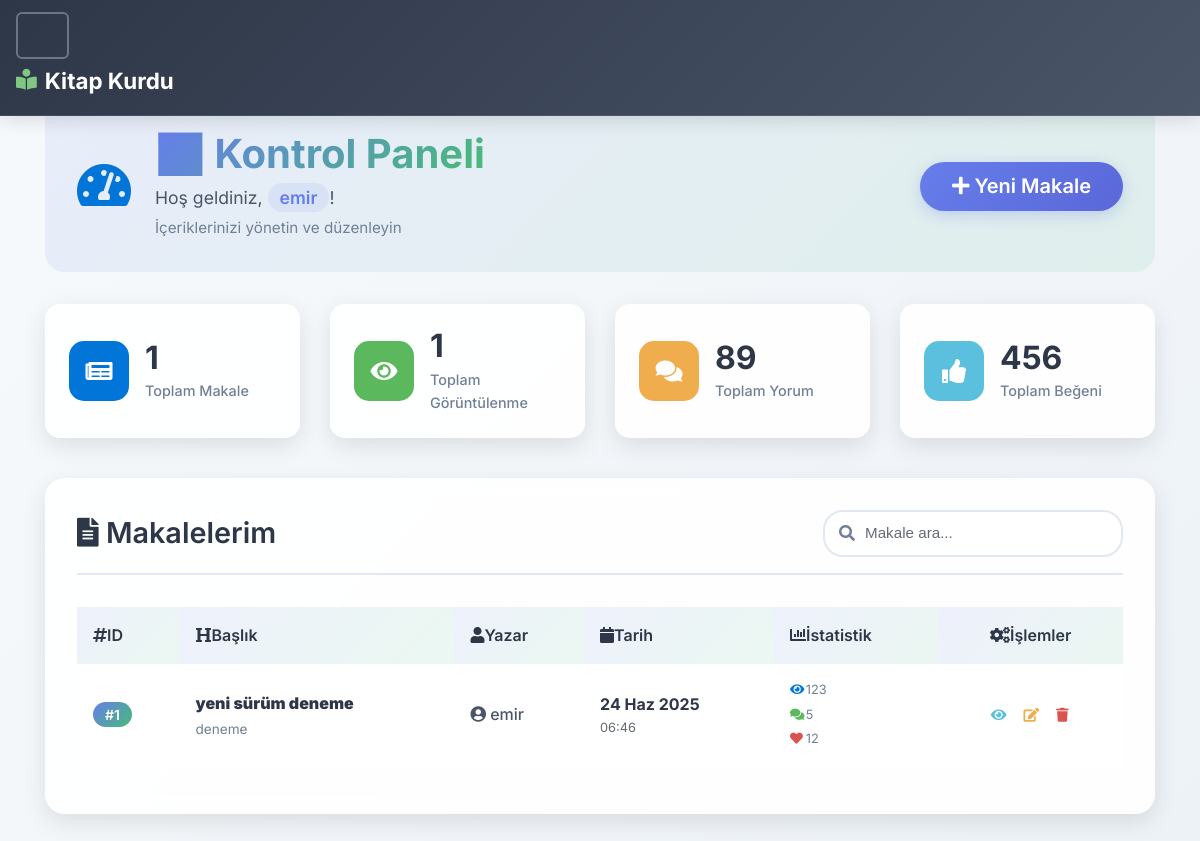
Screenshot of /articles/dashboard/ (signed in) with the database file from the repository.
### article/models.py (models this page shows, shortened)
class Article(models.Model):
    author = models.ForeignKey("auth.User",on_delete = models.CASCADE,verbose_name = "Yazar ")
    title = models.CharField(max_length = 50,verbose_name = "Başlık")
    content = RichTextField()
    created_date = models.DateTimeField(auto_now_add=True,verbose_name="Oluşturulma Tarihi")
    article_image = models.FileField(blank = True,null = True,verbose_name="Makaleye Fotoğraf Ekleyin")
    class Meta:
        ordering = ['-created_date']

### article/views.py (the view)
# urls.py: path('dashboard/',views.dashboard,name = "dashboard"),
@login_required(login_url = "user:login")
def dashboard(request):
    articles = Article.objects.filter(author = request.user)
    context = {
        "articles":articles
    }
    return render(request,"dashboard.html",context)

### templates/dashboard.html (shortened to what this page needs)
{% extends "layout.html" %}
{% block body %}
<div class="dashboard-header">
    <div class="row align-items-center">
        <div class="col-md-8">
            <div class="welcome-section">
                <div class="welcome-icon">
                    <i class="fas fa-tachometer-alt fa-3x text-primary"></i>
                </div>
                <div class="welcome-content">
                    <h1 class="dashboard-title">📊 Kontrol Paneli</h1>
                    <p class="welcome-message">
                        Hoş geldiniz, <strong class="username">{{ request.user.username }}</strong>!
                        <span class="welcome-subtitle">İçeriklerinizi yönetin ve düzenleyin</span>
                    </p>
                </div>
            </div>
        </div>
        <div class="col-md-4 text-md-right">
            <div class="quick-actions">
                <a href="{% url 'article:addarticle' %}" class="btn btn-primary btn-lg add-article-btn">
                    <i class="fas fa-plus me-2"></i>
                    Yeni Makale
                </a>
            </div>
        </div>
    </div>
</div>
<div class="dashboard-stats mb-4">
    <div class="row">
        <div class="col-lg-3 col-md-6 mb-3">
            <div class="stat-card">
                <div class="stat-icon bg-primary">
                    <i class="fas fa-newspaper"></i>
                </div>
                <div class="stat-content">
                    <h3 class="stat-number">{{ articles|length }}</h3>
                    <p class="stat-label">Toplam Makale</p>
                </div>
            </div>
        </div>
        <div class="col-lg-3 col-md-6 mb-3">
            <div class="stat-card">
                <div class="stat-icon bg-success">
                    <i class="fas fa-eye"></i>
                </div>
                <div class="stat-content">
                    <h3 class="stat-number">1,234</h3>
                    <p class="stat-label">Toplam Görüntülenme</p>
                </div>
            </div>
        </div>
        <div class="col-lg-3 col-md-6 mb-3">
            <div class="stat-card">
                <div class="stat-icon bg-warning">
                    <i class="fas fa-comments"></i>
                </div>
                <div class="stat-content">
                    <h3 class="stat-number">89</h3>
                    <p class="stat-label">Toplam Yorum</p>
                </div>
            </div>
        </div>
        <div class="col-lg-3 col-md-6 mb-3">
            <div class="stat-card">
                <div class="stat-icon bg-info">
                    <i class="fas fa-thumbs-up"></i>
                </div>
                <div class="stat-content">
                    <h3 class="stat-number">456</h3>
                    <p class="stat-label">Toplam Beğeni</p>
                </div>
            </div>
        </div>
    </div>
</div>
<div class="articles-section">
    <div class="section-header">
        <h2 class="section-title">
            <i class="fas fa-file-alt me-2"></i>
            Makalelerim
        </h2>
        <div class="section-actions">
            <div class="search-box">
                <input type="text" class="form-control" placeholder="Makale ara..." id="articleSearch">
                <i class="fas fa-search search-icon"></i>
            </div>
        </div>
    </div>
    {% if articles %}
        <div class="articles-container">
            <div class="table-responsive d-none d-md-block">
                <table class="table articles-table">
                    <thead>
                        <tr>
                            <th scope="col">
                                <i class="fas fa-hashtag me-1"></i>ID
                            </th>
                            <th scope="col">
                                <i class="fas fa-heading me-1"></i>Başlık
                            </th>
                            <th scope="col">
                                <i class="fas fa-user me-1"></i>Yazar
                            </th>
                            <th scope="col">
                                <i class="fas fa-calendar me-1"></i>Tarih
                            </th>
                            <th scope="col">
                                <i class="fas fa-chart-bar me-1"></i>İstatistik
                            </th>
                            <th scope="col" class="text-center">
                                <i class="fas fa-cogs me-1"></i>İşlemler
                            </th>
                        </tr>
                    </thead>
                    <tbody>
                        {% for article in articles %}
                        <tr class="article-row">
                            <td class="article-id">
                                <span class="id-badge">#{{ article.id }}</span>
                            </td>
                            <td class="article-title">
                                <a href="{% url 'article:detail' article.id %}" class="title-link">
                                    <strong>{{ article.title }}</strong>
                                </a>
                                <div class="title-preview">
                                    {{ article.content|striptags|truncatewords:10 }}
                                </div>
                            </td>
                            <td class="article-author">
                                <div class="author-info">
                                    <i class="fas fa-user-circle me-1"></i>
                                    {{ article.author.username }}
                                </div>
                            </td>
                            <td class="article-date">
                                <div class="date-info">
                                    <strong>{{ article.created_date|date:"d M Y" }}</strong>
                                    <small class="text-muted d-block">{{ article.created_date|date:"H:i" }}</small>
                                </div>
                            </td>
                            <td class="article-stats">
                                <div class="stats-mini">
                                    <span class="stat-item">
                                        <i class="fas fa-eye text-primary"></i> 123
                                    </span>
                                    <span class="stat-item">
                                        <i class="fas fa-comments text-success"></i> 5
                                    </span>
                                    <span class="stat-item">
                                        <i class="fas fa-heart text-danger"></i> 12
                                    </span>
                                </div>
                            </td>
                            <td class="article-actions text-center">
                                <div class="btn-group" role="group">
                                    <a href="{% url 'article:detail' article.id %}"
                                       class="btn btn-outline-info btn-sm"
                                       title="Görüntüle">
                                        <i class="fas fa-eye"></i>
                                    </a>
                                    <a href="{% url 'article:update' article.id %}"
                                       class="btn btn-outline-warning btn-sm"
                                       title="Düzenle">
                                        <i class="fas fa-edit"></i>
                                    </a>
                                    <a href="{% url 'article:delete' article.id %}"
                                       class="btn btn-outline-danger btn-sm delete-btn"
                                       title="Sil"
                                       onclick="return confirm('Bu makaleyi silmek istediğinizden emin misiniz?')">
                                        <i class="fas fa-trash"></i>
                                    </a>
                                </div>
                            </td>
                        </tr>
                        {% endfor %}
                    </tbody>
                </table>
            </div>
        </div>
    {% endif %}
</div>
{% endblock body %}

### templates/layout.html (style rules this page uses)
:root { --primary-color: #667eea; --primary-dark: #5a67d8; --secondary-color: #718096; --success-color: #48bb78; --warning-color: #ed8936; --danger-color: #f56565; --info-color: #4299e1; --light-bg: #f7fafc; --dark-text: #2d3748; --muted-text: #718096; --border-color: #e2e8f0; --shadow: 0 4px 6px -1px rgba(0, 0, 0, 0.1); --shadow-lg: 0 10px 15px -3px rgba(0, 0, 0, 0.1); --border-radius: 12px; }
body { font-family: 'Inter', -apple-system, BlinkMacSystemFont, 'Segoe UI', Roboto, sans-serif; background: linear-gradient(135deg, #f7fafc 0%, #edf2f7 100%); color: var(--dark-text); line-height: 1.6; min-height: 100vh; }
.btn { border-radius: 10px; font-weight: 500; padding: 0.6rem 1.5rem; transition: all 0.3s ease; border: none; position: relative; overflow: hidden; text-transform: none; }
.btn::before { content: ''; position: absolute; top: 50%; left: 50%; width: 0; height: 0; background: rgba(255, 255, 255, 0.2); border-radius: 50%; transform: translate(-50%, -50%); transition: width 0.4s ease, height 0.4s ease; }
.btn-primary { background: linear-gradient(135deg, var(--primary-color), var(--primary-dark)); box-shadow: 0 4px 14px rgba(102, 126, 234, 0.25); }
.form-control { border: 2px solid var(--border-color); border-radius: 10px; padding: 0.75rem 1rem; background: rgba(255, 255, 255, 0.8); transition: all 0.3s ease; font-size: 0.95rem; }

### rows the page displays
Article: id "1", title "yeni sürüm deneme", content "deneme", author.username "emir", created_date "24 Haz 2025", created_date "06:46"

### other values shown
{{ request.user.username }} "emir"
{{ articles|length }} "1"
